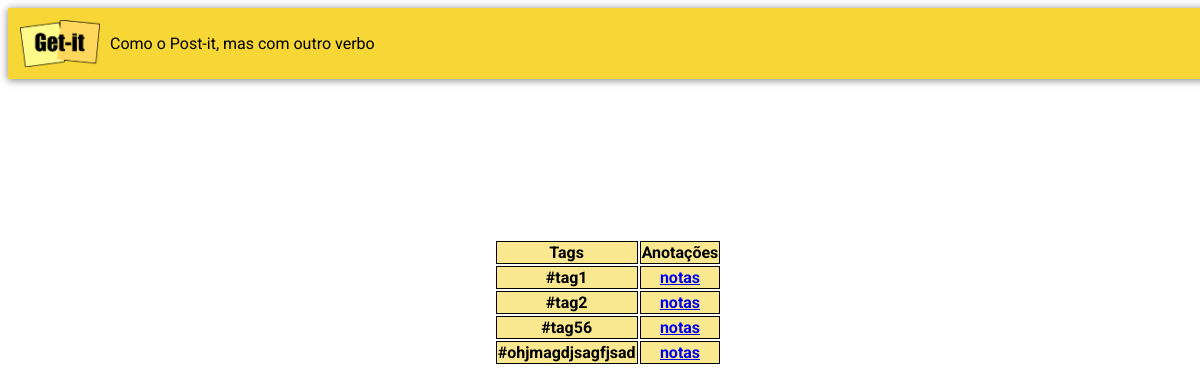
The app's page /tags/ with its own data.
### notes/models.py (models this page shows, shortened)
class Tag(models.Model):
    title = models.CharField(max_length=200)
    id = models.BigAutoField(primary_key=True)

### notes/views.py (the view)
# urls.py: path('tags/', views.tags, name="tags"),
def tags(request):
    all_tags = Tag.objects.all()
    return render(request, "notes/tags.html", {'tags': all_tags})

### notes/templates/notes/tags.html (shortened to what this page needs)
{% extends "notes/base.html" %}
{% load static %}
{% block content %}
<div class="appbar">
    <img src="{% static 'notes/img/logo-getit.png' %}" class="logo"/>
    <span class="subtitle">Como o Post-it, mas com outro verbo</span>
</div>
<div class="espaco-tabela">
    <table>
        <tr>
            <th>Tags</th>
            <th>Anotações</th>
        </tr>
        {% for tag in tags%}
        <tr>
            <th>{{tag.title}}</th>
            <th><a href="{{tag.id}}">notas</a></th>
        </tr>
        {% endfor %}
    </table>
</div>
{% endblock %}

### notes/static/notes/getit.css (style rules this page uses)
html, body { font-family: "Roboto", sans-serif; width: 100%; height: 100%; }
.appbar { display: flex; flex-direction: flex-start; background-color: #f7d736; padding: 1%; box-shadow: 0px 1px 8px rgba(0, 0, 0, 0.5); }
.logo { width: 5rem; }
.subtitle { align-content: center; margin-left: 10px; }
.espaco-tabela { display: flex; justify-content: center; margin: 10rem; }
.table,th,tr { border: 1px solid black; border-collapse: collapse; background-color:#fae890; }

### records on screen
Tag: title "#tag1"
Tag: title "#tag2"
Tag: title "#tag56"
Tag: title "#ohjmagdjsagfjsad"
